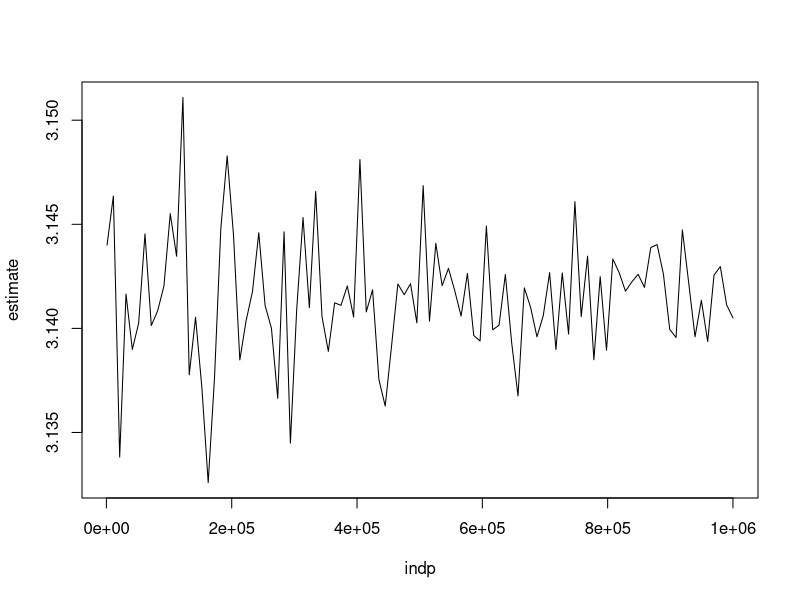

Here is the R script that generated this plot: (Note: this script raises an error after producing the figure.)
library(dplyr)

N <-100000
x <- runif(N, min = -1, max =1)
y <- runif(N, min = -1, max =1)
4*sum(sqrt(x^2+y^2) <= 1)/N

#plot(x,y, asp=1)


pi_est <- function(N){
  x <- runif(N, min = -1, max =1)
  y <- runif(N, min = -1, max =1)
  res <- 4*sum(sqrt(x^2+y^2) <= 1)/N
  return(res)
}

pi_est(100)


?powers 

indp <- seq(from = 1000, to = 1000000, length.out = 100)
#indp<-10^(1:8)
plot(indp, lapply(indp, pi_est) %>% unlist, type = 'l', 
     ylab = "estimate")
lines(indp, lapply(indp, pi_est2) %>% unlist, type = 'l', col = scales::alpha("blue", 0.8))
abline(pi, 0, col = scales::alpha("red", 0.5), lwd = 2)

# mean value

N<-100

trick_fun <- function(s){
  sqrt(1-s^2)
}

pi_est2 <- function(N){
  x<-runif(N, min = 0, max = 1)
  4*mean(trick_fun(x))
}






